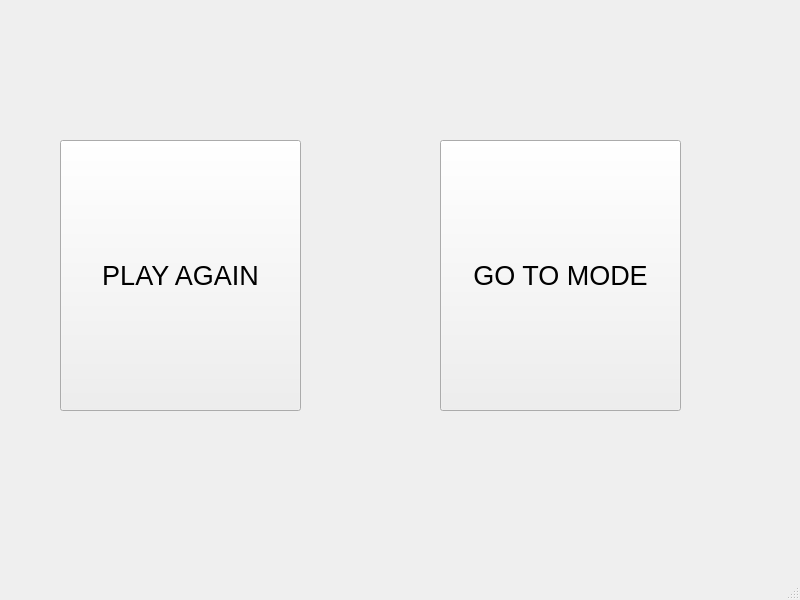
<?xml version="1.0" encoding="UTF-8"?>
<ui version="4.0">
 <class>MainWindow</class>
 <widget class="QMainWindow" name="MainWindow">
  <property name="geometry">
   <rect>
    <x>0</x>
    <y>0</y>
    <width>800</width>
    <height>600</height>
   </rect>
  </property>
  <property name="windowTitle">
   <string>MainWindow</string>
  </property>
  <widget class="QWidget" name="centralwidget">
   <widget class="QPushButton" name="pushButton">
    <property name="geometry">
     <rect>
      <x>60</x>
      <y>140</y>
      <width>241</width>
      <height>271</height>
     </rect>
    </property>
    <property name="font">
     <font>
      <pointsize>20</pointsize>
     </font>
    </property>
    <property name="text">
     <string>PLAY AGAIN</string>
    </property>
   </widget>
   <widget class="QPushButton" name="pushButton_2">
    <property name="geometry">
     <rect>
      <x>440</x>
      <y>140</y>
      <width>241</width>
      <height>271</height>
     </rect>
    </property>
    <property name="font">
     <font>
      <pointsize>20</pointsize>
     </font>
    </property>
    <property name="text">
     <string>GO TO MODE</string>
    </property>
   </widget>
  </widget>
  <widget class="QMenuBar" name="menubar">
   <property name="geometry">
    <rect>
     <x>0</x>
     <y>0</y>
     <width>800</width>
     <height>26</height>
    </rect>
   </property>
  </widget>
  <widget class="QStatusBar" name="statusbar"/>
 </widget>
 <resources/>
 <connections/>
</ui>
